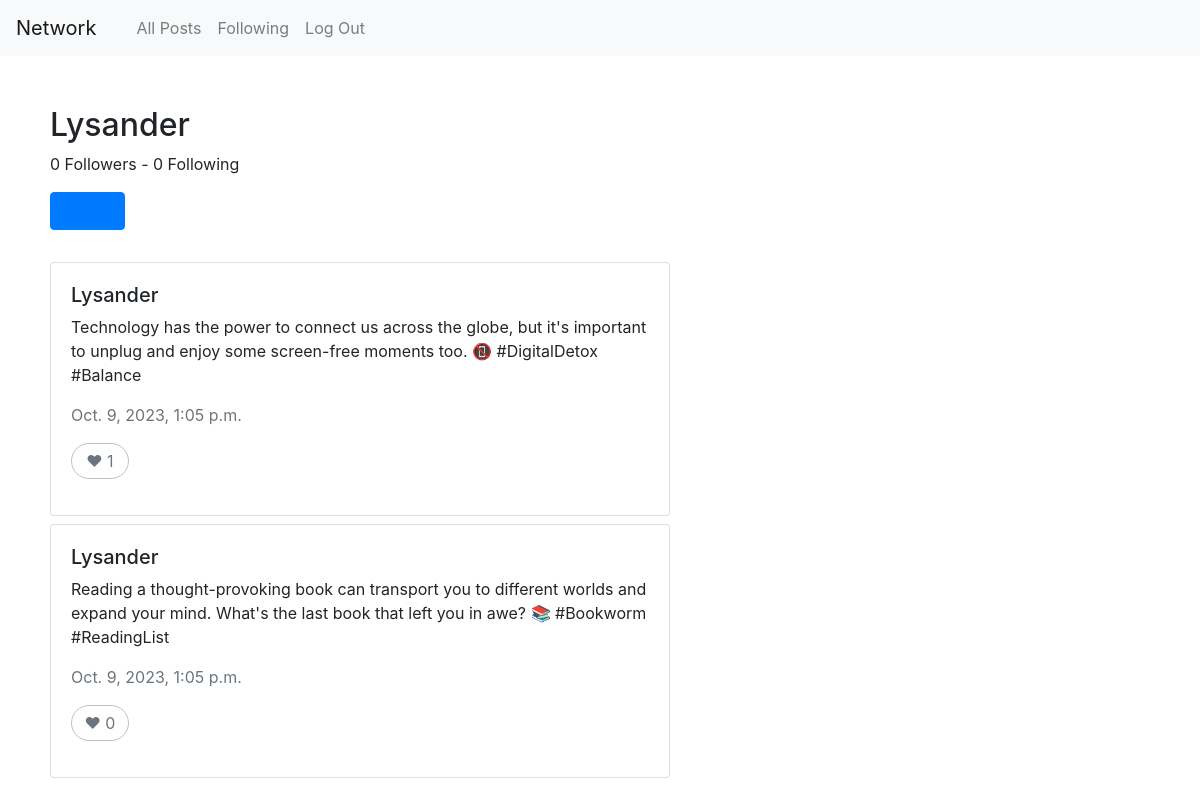
The page /profile/Lysander on the database its author committed.
### network/models.py (models this page shows)
class User(AbstractUser):
    pass

class Post(models.Model):
    content = models.CharField(max_length=500)
    author = models.CharField(max_length=64)
    timestamp = models.DateTimeField(auto_now_add=True)
    likes = models.IntegerField()
    class Meta:
        ordering = ['-timestamp']

### network/views.py (the view)
# urls.py: path("profile/<user>", views.profile, name="profile"),
def profile(request, user):
    user = User.objects.get(username=user)
    posts = Post.objects.filter(author = user)
    followers = Follow.objects.filter(following = user).count()
    following = Follow.objects.filter(follower = user).count()
    is_following = False
    for follower in Follow.objects.filter(following = user):
        if follower.follower == request.user.username:
            is_following = True
        else:
            pass
    return render(request, "network/profile.html", {
        "user" : user,
        "posts" : posts,
        "followers" : followers,
        "following" : following,
        "is_following": is_following
    })

### network/templates/network/profile.html
{% extends "network/layout.html" %}
{% block body %}
<h2>{{ user.username }}</h2>
<p>{{ followers }} Followers - {{ following }} Following</p>
{% if request.user.username != user.username %}
{% if is_following %}
<button class="btn btn-primary"><a href="/unfollow/{{ user.username }}">Unfollow</a></button>
{% else %}
<button class="btn btn-primary"><a href="/follow/{{ user.username }}">Follow</a></button>
{% endif %}
{% endif %}
<br>
<br>
{% for post in posts %}
<div class="post card mt-2">
    <div class="card-body">
        <h5>{{ post.author }}</h5>
        <p> {{ post.content }} </p>
        <p class="text-muted">{{ post.timestamp }}</p>
        <p class="text-muted"
           style="border: 1px solid silver;
                   border-radius: 50px;
                   width: 10%;
                   padding: 5px;
                   text-align: center;">
            &#10084; {{ post.likes }}
        </p>
    </div>
</div>
{% empty %}
No Posts to load.
{% endfor %}
{% endblock %}

### rows shown on the page
User: username "Lysander"
Post: author "Lysander", content "Technology has the power to connect us across the globe, but it's important to unplug and enjoy some screen-free moments too. 📵 #DigitalDetox #Balance", timestamp "Oct. 9, 2023, 1:05 p.m.", likes "1"
Post: author "Lysander", content "Reading a thought-provoking book can transport you to different worlds and expand your mind. What's the last book that left you in awe? 📚 #Bookworm #ReadingList", timestamp "Oct. 9, 2023, 1:05 p.m.", likes "0"

### other values the page prints
{{ followers }} "0"
{{ following }} "0"
